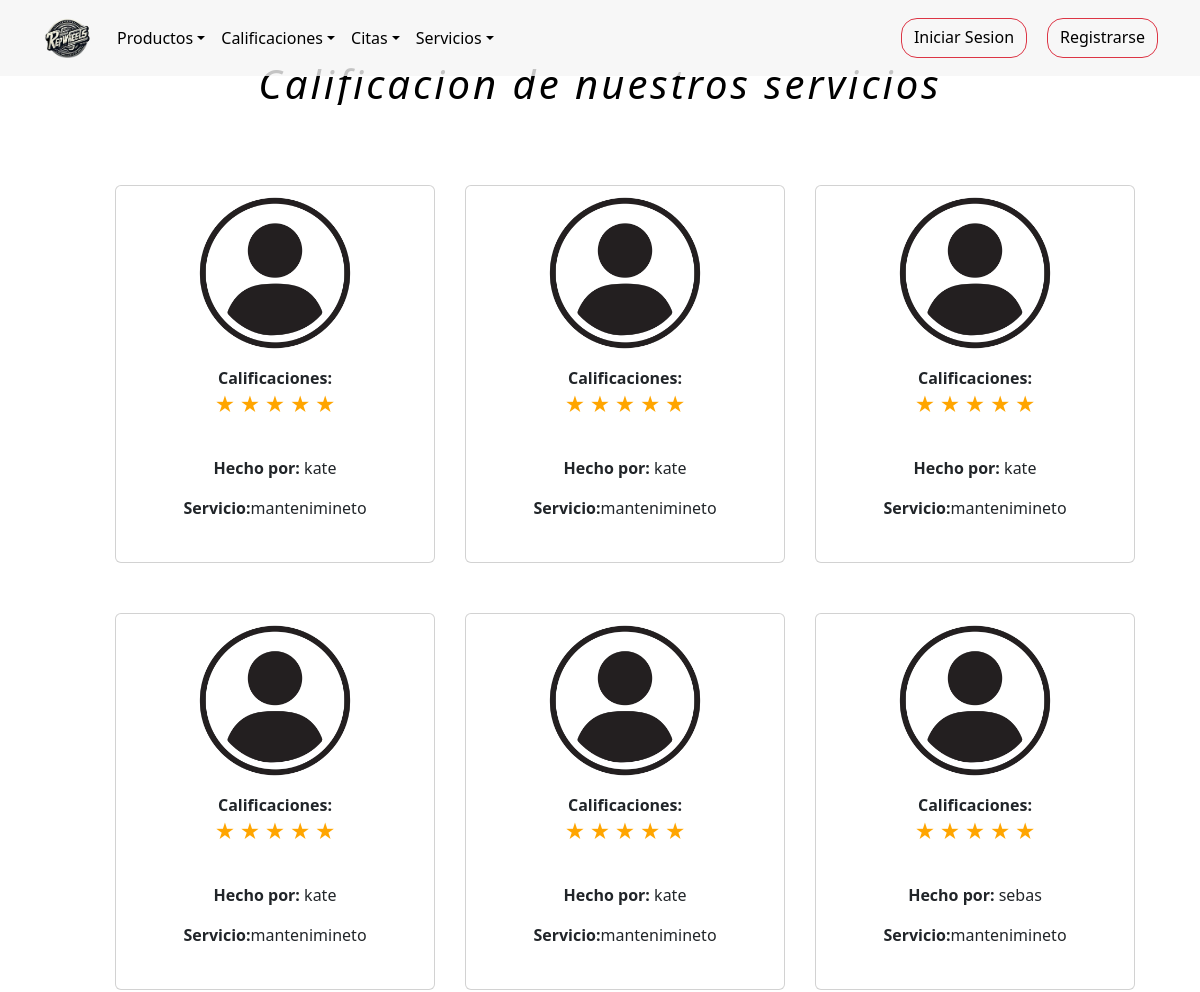
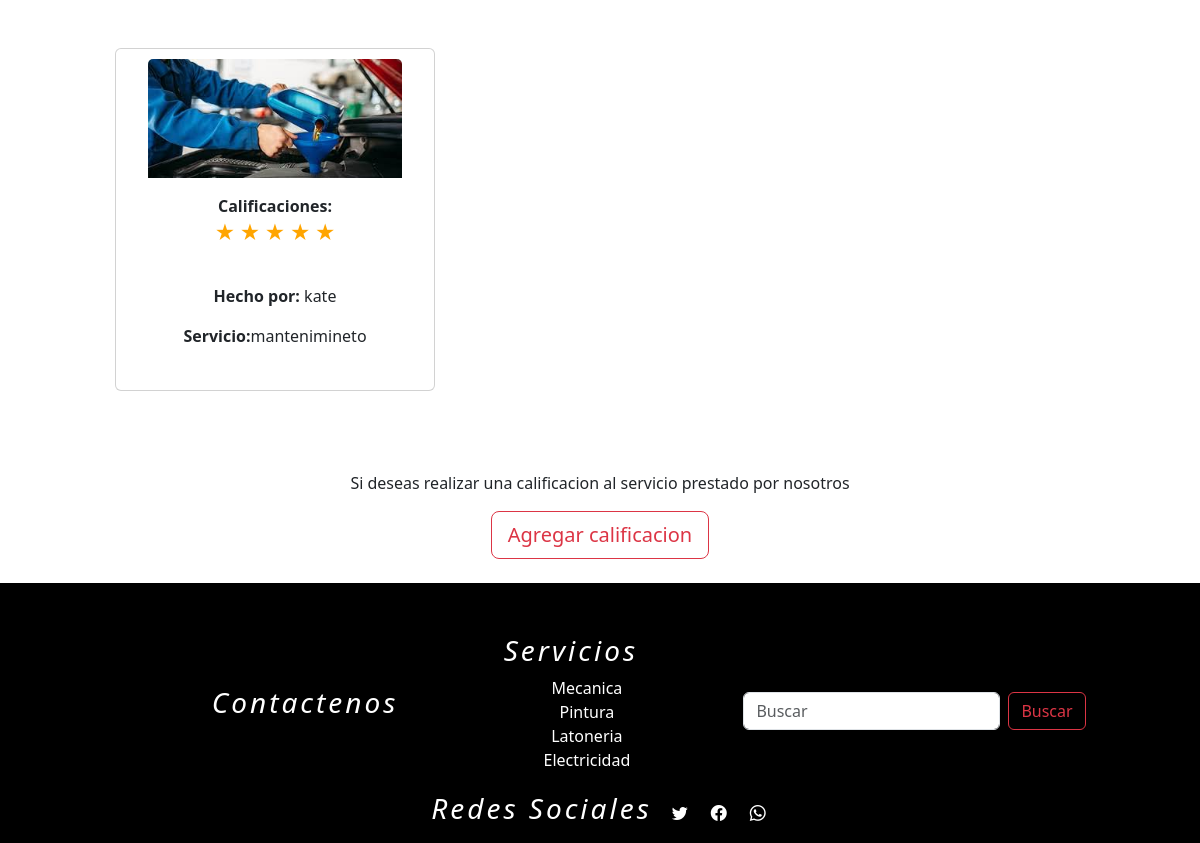
/calificaciones, run on the app's committed database (2 pictures, top to bottom).
### tienda/models.py (models this page shows, shortened)
class Calificaciones(models.Model):
    cliente = models.ForeignKey(Usuarios,on_delete=models.DO_NOTHING,blank=False,null=True)
    servicios = models.ForeignKey(Servicios,on_delete=models.DO_NOTHING,blank=False,null=True)
    foto = models.ImageField(upload_to="media/", default="media/user.png")
    Estrellas= (
        (1, "1"),
        (2,"2"),
        (3,"3"),
        (4,"4"),
        (4,"5"),
    )
    cantidad_estrellas = models.IntegerField(choices=Estrellas,default=5)

class Usuarios(AbstractUser):
    username = None
    nombre = models.CharField(max_length=254)
    email = models.EmailField(max_length=254, unique=True,blank=False,null=True)
    password = models.CharField(max_length=254,blank=False,null=True)
    foto = models.ImageField(upload_to="media/", default="media/user.png")
    token_recuperar = models.CharField(max_length=254,blank=False,null=False,default=0)
    telefono=models.IntegerField(null=False,blank=True,default='0')
    cargo = models.CharField(max_length=254,null=False)
    direccion=models.CharField(max_length=254)
    cedula=models.IntegerField(blank=True,null=False,default='0')
    ROLES = (
        (1,"administrador"),
        (2,"proveedor"),
        (3,"empleado"),
        (4,"cliente"),
    )
    rol=models.IntegerField(choices=ROLES,default=4)
    n = models.IntegerField(blank=True,null=False,default=0)
    USERNAME_FIELD = "email"
    REQUIRED_FIELDS = ["nombre"]
    objects = CustomUserManager()
    def __str__(self):
        return self.nombre

class Servicios(models.Model):
    nombre=models.CharField(max_length=254)
    descripcion_servicio = models.TextField()
    foto = models.ImageField(upload_to="media/", default="media/servicio.jpg")
    precio = models.IntegerField(null=False,blank=False,default=100000)
    def __str__(self):
        return self.nombre

### tienda/views.py (the view)
# urls.py: path('calificaciones',views.calificaciones,name='calificaciones'),
def calificaciones(request):
    q = Calificaciones.objects.all()
    s = Servicios.objects.all()
    contexto = {"data":q,"servicios":s}
    return render(request, "tienda/calificaciones/calificacion.html",contexto)

### tienda/templates/tienda/calificaciones/calificacion.html (shortened to what this page needs)
{% extends 'tienda/base.html' %}
{% load static %}
{% block contenedor %}
<main class="mainly">
  <section id="funcionC">
    <div class="tit">
      <h1>Calificacion de nuestros servicios</h1>
    </div>
    {% if data %}
      <article id="personas">
        <section class="container-fluid">
          <div id="cali">
            <div class="product">
              {% for p in data %}
              <div class="card align-items-center text-center p-10" style="width: 20rem; padding: 10px;">
              <img src="{{ p.foto.url }}" class="card-img-top" style="width:85%;">
                <div class="card-body">
                  <strong>Calificaciones: </strong>
                  <form id="form_calificaciones">
                    <p class="clasificacion">
                      <label for="radio1" class="st">★</label>
                      <label for="radio2" class="st">★</label>
                      <label for="radio3" class="st">★</label>
                      <label class="st" class="st">★</label>
                      <label for="radio5" class="st">★</label>
                    </p>
                  </form>
                  <p class="text"><strong>Hecho por:</strong> {{ p.cliente }}</p>
                  <p class="text"><strong>Servicio:</strong>{{ p.servicios }}</p>
                </div>
              </div>
              {% endfor %}
            </div>
          </div>
        </section>
      </article>
    {% else %}
          <h1>No hay calificaciones !!</h1>
    {% endif %}
    <article class="add">
      <p>Si deseas realizar una calificacion al servicio prestado por nosotros</p>
      <button class="btn btn-outline-danger btn-lg" data-bs-toggle="modal" data-bs-target="#agg">Agregar
        calificacion</button>
    </article>
  </section>
</main>
{% endblock %}

### tienda/static/tienda/css/landing.css (style rules this page uses)
section { background-color: rgb(255, 255, 255); height: 100%; }
.mainly { padding-top: 3%; }
h1 { text-align: center; }
.tit { padding: 2px,2px,2px,2px; width: 100%; height: 45px; color: black; font-style: italic; letter-spacing: 2px; }
footer h3,h1 { text-align: center; font-style: italic; letter-spacing: 3px; }
#funcionC { height: 100%; display: flex; flex-direction: column; padding: 2%; }
.add { display: flex; justify-content: center; flex-direction: column; align-items: center; }
.product { display: grid; grid-template-columns: repeat(3,350px); row-gap:50px; margin-left: 80px; align-content: center; justify-content: center; padding: 80px ; }
#form_calificaciones { width: 250px; margin: 0 auto; height: 50px; }
#form_calificaciones p { text-align: center; }
#form_calificaciones label { font-size: 20px; }
.clasificacion { direction: rtl; unicode-bidi: bidi-override; }
input[type="radio"]:checked~label { color: orange; }

### data on the page
Calificaciones: foto (placeholder picture), cliente "kate", servicios "mantenimineto"
Calificaciones: foto (placeholder picture), cliente "kate", servicios "mantenimineto"
Calificaciones: foto (placeholder picture), cliente "kate", servicios "mantenimineto"
Calificaciones: foto (placeholder picture), cliente "kate", servicios "mantenimineto"
Calificaciones: foto (placeholder picture), cliente "kate", servicios "mantenimineto"
Calificaciones: foto (placeholder picture), cliente "sebas", servicios "mantenimineto"
Calificaciones: foto (picture), cliente "kate", servicios "mantenimineto"
